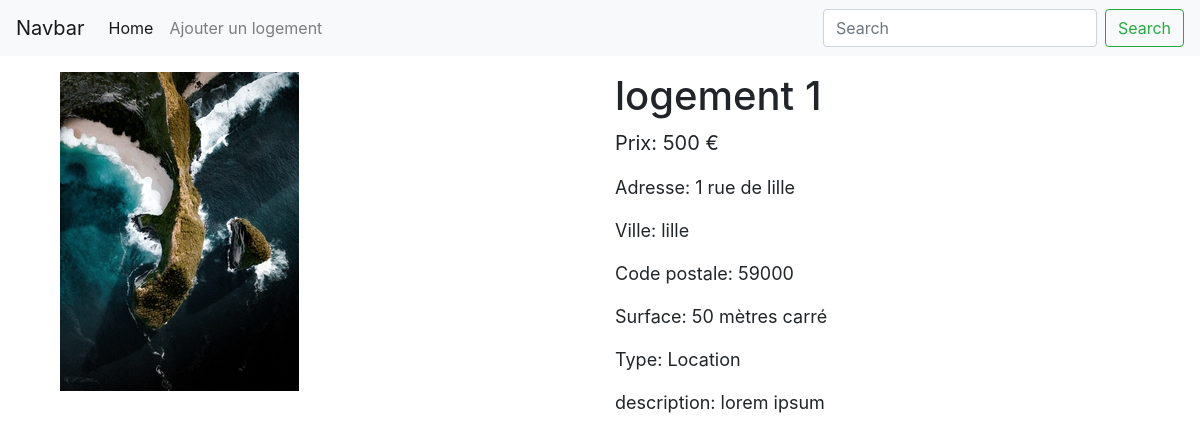
/logement_single.php?id=7, run on the app's committed database.
### tables this page shows
CREATE TABLE `logement` (
  `id_logement` int(10) UNSIGNED NOT NULL,
  `titre` varchar(255) DEFAULT NULL,
  `adresse` varchar(255) DEFAULT NULL,
  `ville` varchar(255) DEFAULT NULL,
  `CP` char(5) DEFAULT NULL,
  `surface` smallint(5) UNSIGNED DEFAULT NULL,
  `prix` int(10) UNSIGNED DEFAULT NULL,
  `photo` varchar(255) DEFAULT NULL,
  `type` varchar(45) DEFAULT NULL,
  `description` varchar(255) DEFAULT NULL
);

### public/logement_single.php (the view)
<?php
require __DIR__ . '/partials/header.php';
$id = intval($_GET['id']);
$logement = $db->query('SELECT * FROM logement WHERE id_logement='.$id)->fetch();
?>
<div class="container">
<div class="container my-3">
  <div class="row">
    <div class="col-lg-6">
        <img class="img-fluid" src="uploads/<?= $logement['photo']; ?>" alt="">
    </div>
    <div class="col-lg-6">
        <h1><?= $logement['titre']; ?></h1>
        <p style="font-size:20px;">Prix: <?= $logement['prix']; ?> €</p>
        <p style="font-size:18px;">Adresse: <?= $logement['adresse']; ?> </p>
        <p style="font-size:18px;">Ville: <?= $logement['ville']; ?> </p>
        <p style="font-size:18px;">Code postale: <?= $logement['CP']; ?> </p>
        <p style="font-size:18px;">Surface: <?= $logement['surface']; ?> mètres carré</p>
        <p style="font-size:18px;">Type: <?= $logement['type']; ?> </p>
        <div style="font-size: 18px">description: <?= $logement['description']; ?></div>
    </div>
  </div>
</div>
</div>
<?php
require __DIR__ . '/partials/footer.php';

### data on the page
logement: photo (picture), titre "logement 1", prix "500", adresse "1 rue de lille", ville "lille", CP "59000", surface "50", type "Location", description "lorem ipsum"
